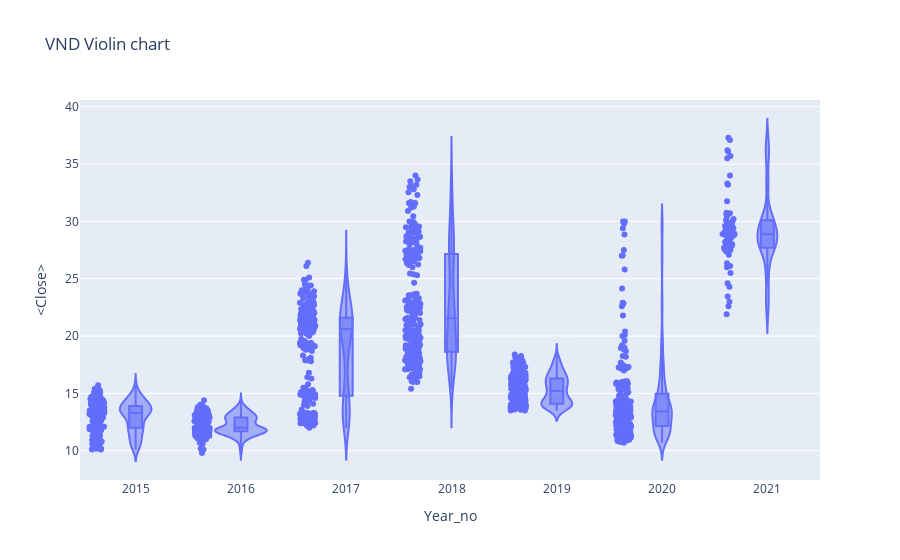

The notebook cell saved with this chart:
### Code cell
#px.violin(df_tips, y="tip", x="smoker", color="sex", box=True, points="all",
#          hover_data=df_tips.columns)

fig = go.Figure()
px.violin(df,x='Year_no',y='<Close>',box =True, points='all',
         hover_data=df.columns, title = 'VND Violin chart')

### Figure 1 — Plotly figure (JSON) as saved in the notebook; plotly's stock layout.template omitted (floating-point values rounded to 4 significant figures; data arrays with more than 128 entries replaced by an {"elided": "..."} marker saying what was removed)
{"data": [{"alignmentgroup": "True", "box": {"visible": true}, "customdata": {"elided": "1500x3 mixed values"}, "hovertemplate": "Year_no=%{x}<br><Close>=%{y}<br>datetime=%{customdata[0]}<br><Volume>=%{customdata[1]}<br>Period=%{customdata[2]}<extra></extra>", "legendgroup": "", "marker": {"color": "#636efa"}, "name": "", "offsetgroup": "", "orientation": "v", "points": "all", "scalegroup": "True", "showlegend": false, "type": "violin", "x": {"elided": "1500 int values"}, "x0": " ", "xaxis": "x", "y": {"elided": "1500 float values"}, "y0": " ", "yaxis": "y"}], "layout": {"legend": {"tracegroupgap": 0}, "title": {"text": "VND Violin chart"}, "violinmode": "group", "xaxis": {"anchor": "y", "domain": [0, 1], "title": {"text": "Year_no"}}, "yaxis": {"anchor": "x", "domain": [0, 1], "title": {"text": "<Close>"}}}}
